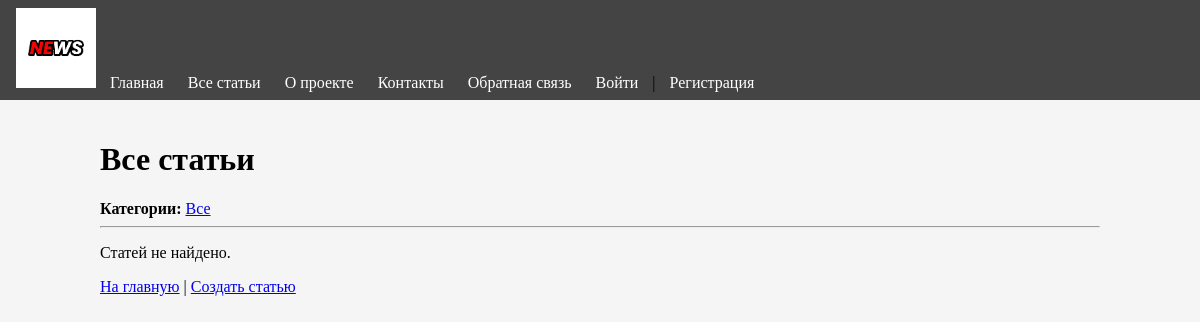
Page /articles on the earlier database version.
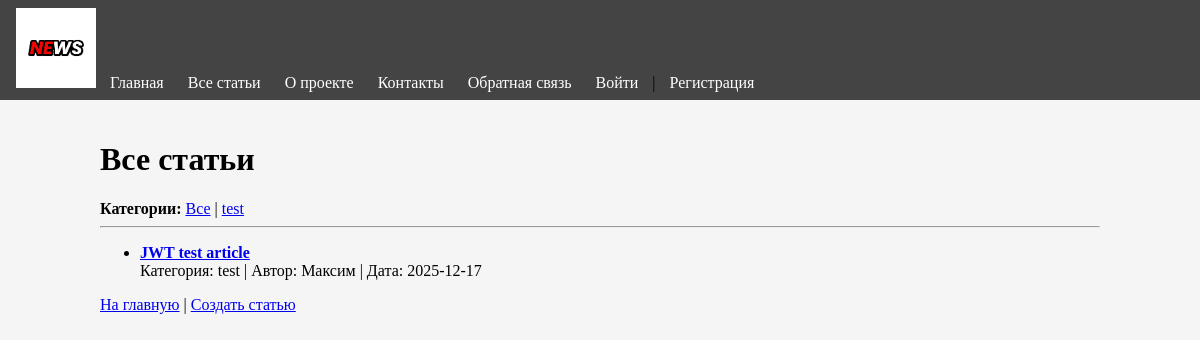
Same page on the later database version.
### app.py (models this page shows, shortened)
class Article(db.Model):
	id = db.Column(db.Integer, primary_key=True)
	title = db.Column(db.String(150), nullable=False)
	text = db.Column(db.Text, nullable=False)
	category = db.Column(db.String(50), nullable=False, default='general')
	created_date = db.Column(db.DateTime, default=datetime.utcnow)
	user_id = db.Column(db.Integer, db.ForeignKey('user.id'), nullable=False)

class User(db.Model):
	id = db.Column(db.Integer, primary_key=True)
	name = db.Column(db.String(100), nullable=False)
	email = db.Column(db.String(100), unique=True, nullable=False)
	hashed_password = db.Column(db.String(200), nullable=False)
	created_date = db.Column(db.DateTime, default=datetime.utcnow)
	articles = db.relationship('Article', backref='author')

### app.py (the view)
@app.route('/articles')
def articles():
	all_articles = Article.query.order_by(Article.created_date.desc()).all()
	categories = db.session.query(Article.category).distinct().all()
	categories = [x[0] for x in categories]
	return render_template('articles.html', articles=all_articles, categories=categories, current_category=None)

### templates/articles.html (shortened to what this page needs)
{% extends "base.html" %}  {% block
content %}
<h1>
	{% if current_category %} Статьи в категории: "{{ current_category }}" {% else
	%} Все статьи {% endif %}
</h1>
<div>
	<strong>Категории:</strong>
	<a href="{{ url_for('articles') }}">Все</a>
	{% for category in categories %} |
	<a href="{{ url_for('articles_by_category', category=category) }}"
		>{{ category }}</a
	>
	{% endfor %}
</div>
<hr />
{% if articles %}
<ul>
	{% for article in articles %}
	<li>
		<strong
			><a href="{{ url_for('news', id=article.id) }}"
				>{{ article.title }}</a
			></strong
		>
		<br />
		Категория: {{ article.category }} | Автор: {{ article.author.name }} | Дата:
		{{ article.created_date.strftime('%Y-%m-%d') }}
	</li>
	{% endfor %}
</ul>
{% else %}
<p>Статей не найдено.</p>
{% endif %}
<div>
	<a href="{{ url_for('default') }}">На главную</a> |
	<a href="{{ url_for('create_article') }}">Создать статью</a>
</div>
{% endblock %}

Differences in the rows shown:
added Article: title "JWT test article", category "test", author.name "Максим", created_date "2025-12-17"
Other differences:
new list line: "| test"
text no longer shown: "Статей не найдено."
